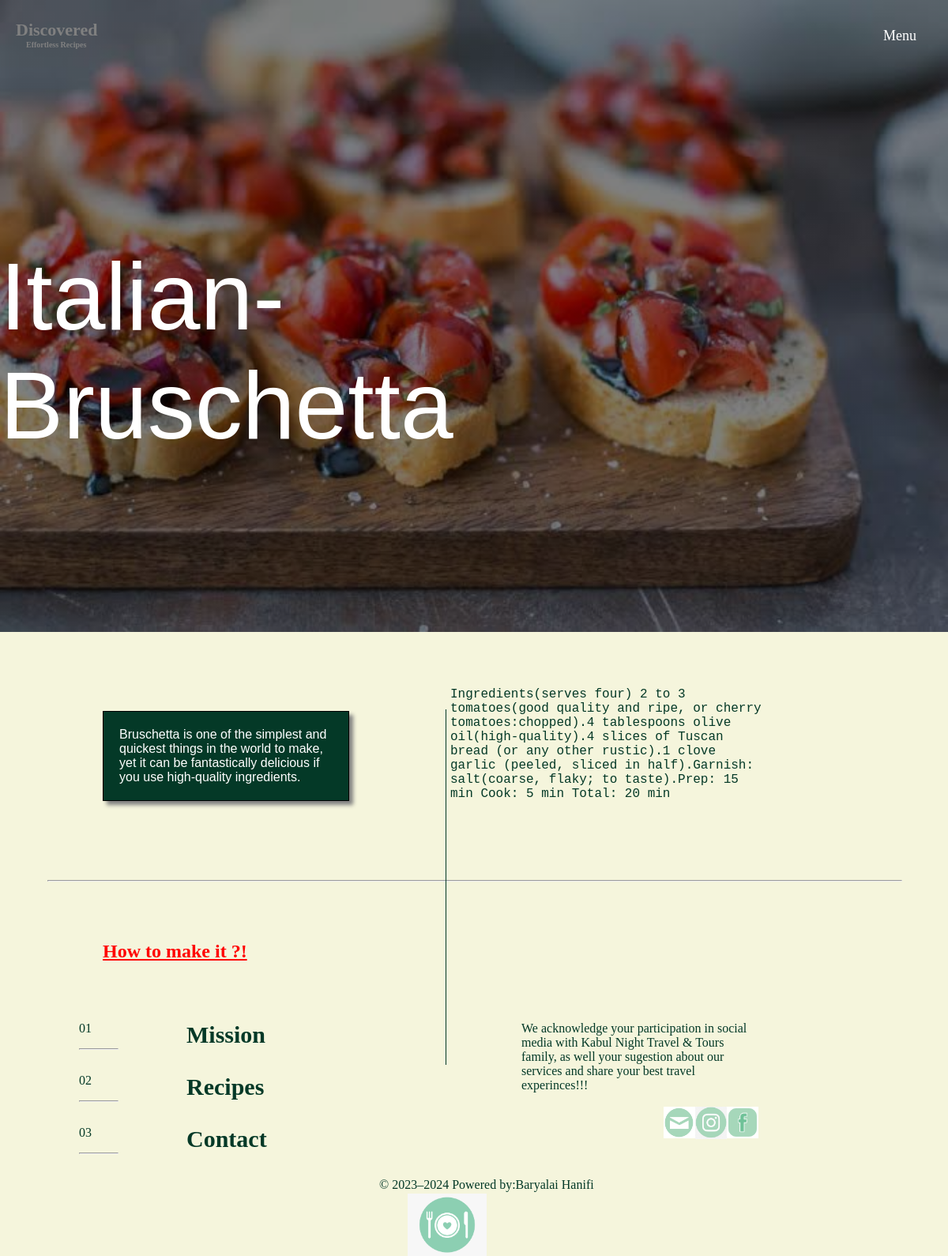
Screenshot of /recipe1.php?food_id=7 with the database file from the repository.
### tables this page shows
CREATE TABLE `tbl_food` (
  `id` int(10) UNSIGNED NOT NULL,
  `title` varchar(100) NOT NULL,
  `description` text NOT NULL,
  `image_name` varchar(255) NOT NULL,
  `featured` varchar(10) NOT NULL,
  `recipe_id` int(10) DEFAULT NULL
);

CREATE TABLE `tbl_foodrecipe` (
  `id` int(11) NOT NULL,
  `title` varchar(40) DEFAULT NULL,
  `description` text DEFAULT NULL,
  `ingridents` text DEFAULT NULL,
  `food_id` int(11) NOT NULL
);

### recipe1.php (the view, shortened to what this page needs)
<?php include('./config/constants.php');?>
<?php
if (isset($_GET['food_id'])){
	$food_id=$_GET['food_id'];
	$sql = "SELECT * FROM tbl_food WHERE id = $food_id";
	$result = mysqli_query($conn,$sql);
	$count = mysqli_num_rows($result);
	 if($count == 1) {
		$row = mysqli_fetch_assoc($result);
		$title = $row['title'];
		$image_name=$row['image_name'];
	}
	else{
	    header('location:'.SITEURL.'recipes.php');
	}
}else{
	header('location:'.SITEURL.'recipes.php');
}
?>
<!DOCTYPE html>
<html>
<head>
	<link rel="stylesheet" type="text/css" href="./css/frontend.css">
</head>
<body style="background-color:#f5f5dc" class="recipe-body">
      <header
       style="background-image:
       linear-gradient(rgba(0,0,0,0.5),rgba(0,0,0,0.5)),
       <?php
       if ($image_name=="") {
       	echo "<div class='error'>Image not available.</div>";
       }else{
       	?>
       	 url(<?php echo SITEURL;?>images/food/<?php echo $image_name;?>);
       	<?php
       }
       ?>
       height: 100vh;
       background-size: cover;
       background-position: center;
       color: white"" id="main-header-02">
       <div id="recipes-navbar">
        <a style="color: white;" href="menu.php">Menu</a>
	   </div>
	   <div style="color:grey" id="recipes-h3-h6-sty">
		   <h3>Discovered<br>
		   <p>Effortless Recipes</p></h3>
		   <br>
	   </div>
	   <div id="recipe-name">
	   	<p><?php echo $title;  ?></p>
	   </div>
</header>
<?php
if (isset($_GET['food_id'])){
	$food_id=$_GET['food_id'];
	$sql2 = "SELECT * FROM tbl_foodrecipe WHERE food_id = $food_id";
	$result2 = mysqli_query($conn,$sql2);
	$count2 = mysqli_num_rows($result2);
	 if($count2 == 1) {
		$row2 = mysqli_fetch_assoc($result2);
		$recipe_id = $row2['id'];
		$description = $row2['description'];
		$ingridents = $row2['ingridents'];
		?>
		<section class="recipe-container">
		<div id="food-define">
			<p><?php echo $description;  ?></p>
			<span>
                <?php echo $ingridents;  ?>
			</span>
	 	</div>
     	</section>
	<div class="food-recipe">
		<hr>
		<section id="make-recipe1">
			<h2><a href="<?php echo SITEURL;?>step.php?recipe_id=<?php echo $recipe_id;?>" style="color:red;">How to make it ?!</a></h2>
		</section>
	</div>
<?php
	}
	else{
	    header('location:'.SITEURL.'recipes.php');
	}
}else{
	header('location:'.SITEURL.'recipes.php');
}
?>
<?php include('./partiales-front/footer.php');?>

### css/frontend.css (style rules this page uses)
* { margin:0; padding: 0; font-size: relative; }
#recipes-navbar { float:right; list-style: none; margin-top:35px; margin-right:20px; }
#recipes-navbar a { color:#043927; text-decoration: none; padding: 5px 20px; font-family: "Times New Roman",Times,serif; font-size: 18px; }
#recipes-h3-h6-sty { color:black; font-family: "Times New Roman",Times,serif; float:left; margin-top:25px; margin-right:20px; }
#recipes-h3-h6-sty h3 { margin-top:0px; margin-left:20px; font-size: 22px; position: fixed; }
#recipes-h3-h6-sty h3 p { font-size: 10px; margin-left:13px; }
#recipe-name { font-size: 120px; float: right; margin-top: 250px; margin-right: 30%; font-family:Helvetica,sans-serif; }
.recipe-container { color:#043927; font-family: Tahoma,courier,sans-serif; background-color:#f5f5dc; }
#food-define p { color: white; float: left; width: 270px; text-align: left; border: 1px solid black; margin-top:100px; margin-left:130px; margin-bottom:100px; margin-right: 75px; padding: 20px 20px; background-color:#043927; font-family:Trebuchet MS,sans-serif; box-shadow: 5px 5px 5px grey; }
#food-define span { float: right; width: 400px; margin-top:70px; margin-left:0px; margin-bottom:100px; margin-right: 200px; padding-left:50px; padding-right: 30px; background-color:#f5f5dc; }
.food-recipe { margin-top:20px; color: #043927; background-color:#f5f5dc; }
.food-recipe hr { width: 90%; margin-left: 5%; color:#043927; }
#make-recipe1 h2 { margin-top: 75px; margin-left: 130px; margin-bottom: 75px; }

### rows the page displays
tbl_food: image_name (picture), title "Italian-Bruschetta"
tbl_foodrecipe: description "Bruschetta is one of the simplest and quickest things in the world to make, yet it can be fantastically delicious if you use high-quality ingredients.", ingridents "Ingredients(serves four) 2 to 3 tomatoes(good quality and ripe, or cherry tomatoes:chopped).4 tablespoons olive oil(high-quality).4 slices of Tuscan bread (or any other rustic).1 clove garlic (peeled, sliced in half).Garnish: salt(coarse, flaky; to taste).Prep: 15 min Cook: 5 min Total: 20 min"

### other values shown
$startYear "2023"
